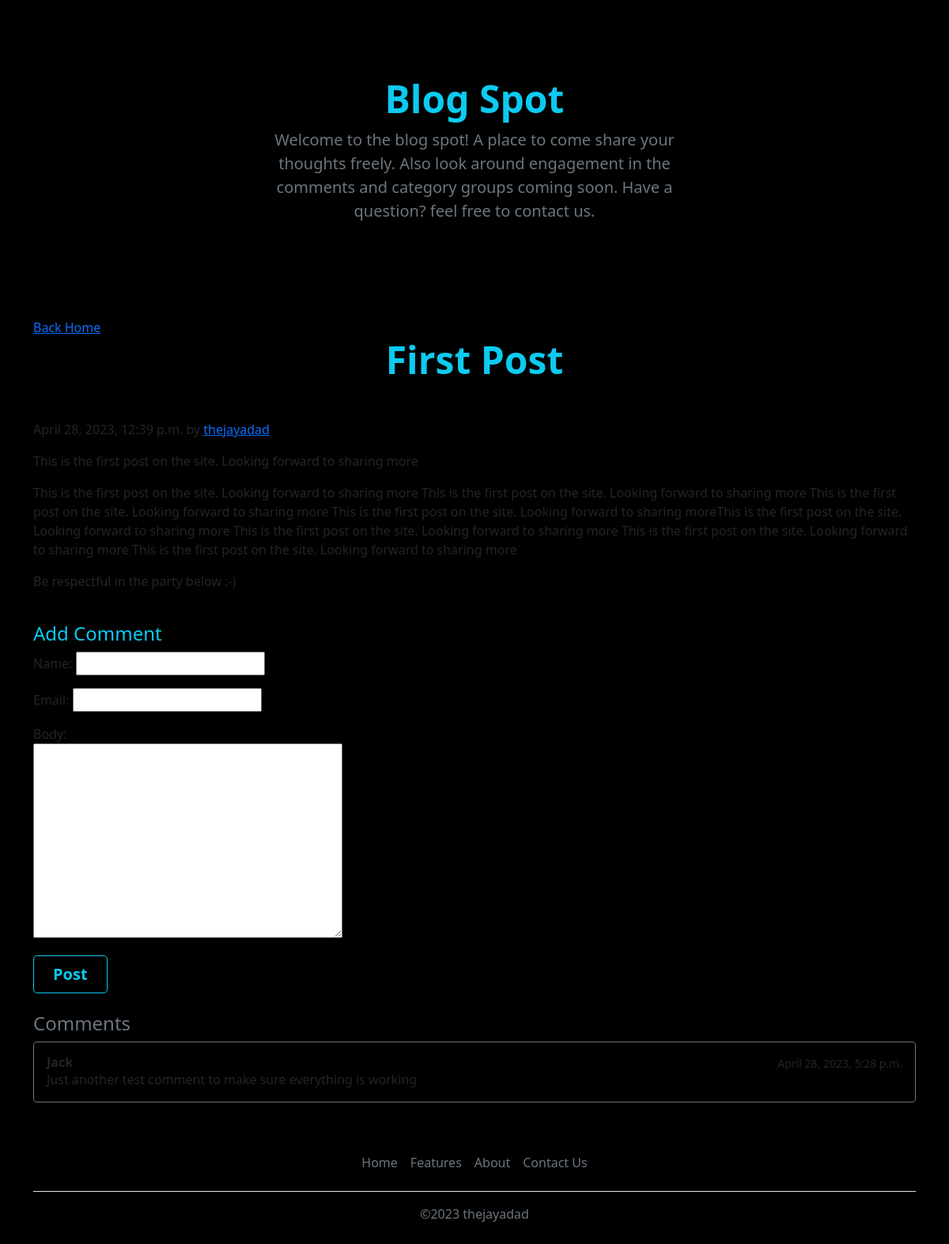
/first-post/, run on the app's committed database.
### blog/models.py (models this page shows)
class Post(models.Model):
    title = models.CharField(max_length=255)
    slug = models.SlugField()
    intro = models.TextField()
    body = models.TextField()
    date_added = models.DateTimeField(auto_now_add=True)
    class Meta:
        ordering = ['-date_added']

class Comment(models.Model):
    post = models.ForeignKey(Post, related_name='comments', on_delete=models.CASCADE)
    name = models.CharField(max_length=255)
    email = models.EmailField()
    body = models.TextField()
    date_added = models.DateTimeField(auto_now_add=True)
    class Meta:
        ordering = ['date_added']

### blog/views.py (the view)
# urls.py: path('<slug:slug>/', deatail, name='detail')
def deatail(request, slug):
    post = Post.objects.get(slug=slug)
    if request.method == 'POST':
        form = CommentForm(request.POST)
        if form.is_valid():
            comment = form.save(commit=False)
            comment.post = post
            comment.save()
        return redirect('detail', slug=post.slug)
    else:
        form = CommentForm()
    return render(request, 'blog/detail.html', {'post': post, 'form': form})

### blog/forms.py
class CommentForm(forms.ModelForm):
    class Meta:
        model = Comment
        fields = ['name', 'email', 'body']

### blog/templates/blog/detail.html (shortened to what this page needs)
{% extends 'blog/base.html' %}
{% block content %}
<a href="/">Back Home</a>
<h2 class="mb-4 display-5 fw-bold text-center text-info">{{post.title}}</h2>
<br>
<p class="blog-post-meta">{{post.date_added}} by <a href="#">thejayadad</a></p>
<p>{{post.intro}}</p>
<blockquote>
  <p>{{post.body}}</p>
</blockquote>
<p>Be respectful in the party below :-)</p>
<br>
<h4 class="text-info">Add Comment</h4>
<form method="post" action="." style="max-width: 400px;">
    {{ form.as_p }}
      <button type="submit" class="align-center btn btn-outline-info btn-lg px-4 me-sm-3 fw-bold">Post</button>
    </form>
<br>
<h4 class="text-secondary">Comments</h4>
<div class="list-group w-auto">
{% for comment in post.comments.all %}
<a href="#" class="list-group-item list-group-item-action d-flex gap-3 mb-3 py-3 border-secondary" aria-current="true" style="background-color: black;">
    <div class="d-flex gap-2 w-100 justify-content-between">
        <div>
          <h6 class="mb-0"><strong>{{ comment.name }}</strong></h6>
          <p class="mb-0 opacity-75">{{ comment.body }}</p>
        </div>
        <small class="opacity-50 text-nowrap">{{ comment.date_added }}</small>
      </div>
</a>
{% empty %}
<div class="notification">
    <h1 class="text-warning">Be First to Comment</h1>
</div>
{% endfor %}
</div>
{% endblock %}

### blog/templates/blog/base.html (style rules this page uses)
body { overflow-x: hidden; background: black; }

### data on the page
Post: title "First Post", date_added "April 28, 2023, 12:39 p.m.", intro "This is the first post on the site. Looking forward to sharing more", body "This is the first post on the site. Looking forward to sharing more This is the first post on the site. Looking forward to sharing more This is the first post on the site. Looking forward to sharing more This is the first post on the site. Looking forward to sharing moreThis is the first post on the site. Looking forward to sharing more This is the first post on the site. Looking forward to sharing more This is the first post on the site. Looking forward to sharing more This is the first post on the site. Looking forward to sharing more"
Comment: name "Jack", body "Just another test comment to make sure everything is working", date_added "April 28, 2023, 5:28 p.m."
